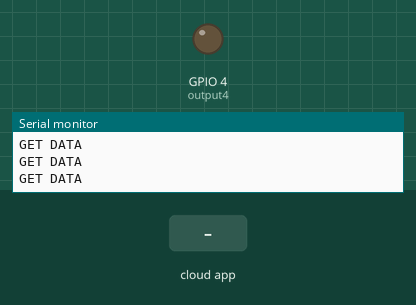
Recording of a sketch running on a simulated ESP8266 (NodeMCU). Shown: output pins drawn as LEDs (lit = HIGH), the last lines printed to the serial monitor. The test bench sets the inputs (shaded band). WiFi joins after 1.5 s; servers stay silent unless stated; the Firebase database answers and starts empty.

Above: at 2.7 s.
2.8 s: the phone or cloud app sets Status to On
At 4.1 s:
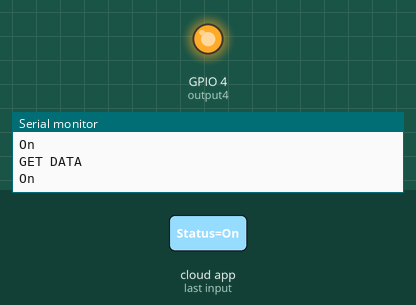
Timing chart, 0 to 5.8 s (numbered marks = the images above; inputs shaded):
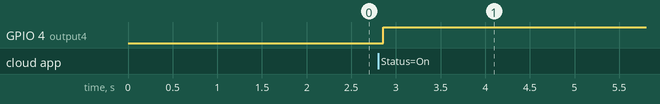

The sketch:

ASM_IoT.ino
```cpp
/*********
  Rui Santos
  Complete project details at https://randomnerdtutorials.com
*********/

#include <ESP8266WiFi.h>
#include <DNSServer.h>
#include <ESP8266WebServer.h>
#include <WiFiManager.h>         // https://github.com/tzapu/WiFiManager

// Firebase Setup
#include <ArduinoJson.h>
#include <FirebaseESP8266.h>

#include <SoftwareSerial.h>
#include <SPI.h>
#include <MFRC522.h>

MFRC522 mfrc522(8, 0);
//Provide the token generation process info.
#include "addons/TokenHelper.h"
//Provide the RTDB payload printing info and other helper functions.
#include "addons/RTDBHelper.h"


// Insert Firebase project API Key
#define API_KEY "AIzaSyBW8Tbb2PlRMcWfpwiPKF6luyPSD0WmdDM "

// Insert RTDB URLefine the RTDB URL */
#define DATABASE_URL "https://smarthomedemo-8fab6-default-rtdb.asia-southeast1.firebasedatabase.app/"

//Define Firebase Data object
FirebaseData fbdo;

FirebaseAuth auth;
FirebaseConfig config;
SoftwareSerial ESP8266_SoftSerial (1,2);
bool signupOK = false;

// Set web server port number to 80
WiFiServer server(80);

// Variable to store the HTTP request
String header;

// Auxiliar variables to store the current output state
String output5State = "off";
String output4State = "off";

// Assign output variables to GPIO pins
const int output5 = 5;
const int output4 = 4;

void setup() {
  Serial.begin(115200);
//   ESP8266_SoftSerial.begin(9600);
  // Initialize the output variables as outputs
//  pinMode(output5, OUTPUT);
//  pinMode(output4, OUTPUT);
  // Set outputs to LOW
  // WiFiManager
  // Local intialization. Once its business is done, there is no need to keep it around
  WiFiManager wifiManager;

  // Uncomment and run it once, if you want to erase all the stored information
  //wifiManager.resetSettings();

  // set custom ip for portal
  //wifiManager.setAPConfig(IPAddress(10,0,1,1), IPAddress(10,0,1,1), IPAddress(255,255,255,0));

  // fetches ssid and pass from eeprom and tries to connect
  // if it does not connect it starts an access point with the specified name
  // here  "AutoConnectAP"
  // and goes into a blocking loop awaiting configuration
  wifiManager.autoConnect("SmartHome");
  // or use this for auto generated name ESP + ChipID
  //wifiManager.autoConnect();

  // if you get here you have connected to the WiFi
  Serial.println("Connected.");

  server.begin();

  // CONFIGURE FIREBASE
  /* Assign the api key (required) */
  config.api_key = API_KEY;

  /* Assign the RTDB URL (required) */
  config.database_url = DATABASE_URL;

  /* Sign up */
  if (Firebase.signUp(&config, &auth, "", "")){
    Serial.println("ok");
    signupOK = true;
  }
  else{
    Serial.printf("%s\n", config.signer.signupError.message.c_str());
  }

  /* Assign the callback function for the long running token generation task */
  config.token_status_callback = tokenStatusCallback; //see addons/TokenHelper.h

  Firebase.begin(&config, &auth);
  Firebase.reconnectWiFi(true);
//  SPI.begin();      // Initiate  SPI bus
//  mfrc522.PCD_Init();
  pinMode(output4, OUTPUT);
}

void loop(){
              if(Firebase.RTDB.getString(&fbdo,"Door/Status"))
              {
                String Status = fbdo.stringData();
                Serial.println("GET DATA");
                Serial.println(Status);
                if(Status == "On"){
                  digitalWrite(output4, HIGH);
                }
                else{
                  digitalWrite(output4, LOW);
                }
              }
              else {
                Serial.println("FAILED");
                Serial.println("REASON: " + fbdo.errorReason());
              }
}
```

Measured:
- after the input at 2.8 s, GPIO 4 (output4): LOW → HIGH after 0.06 s
